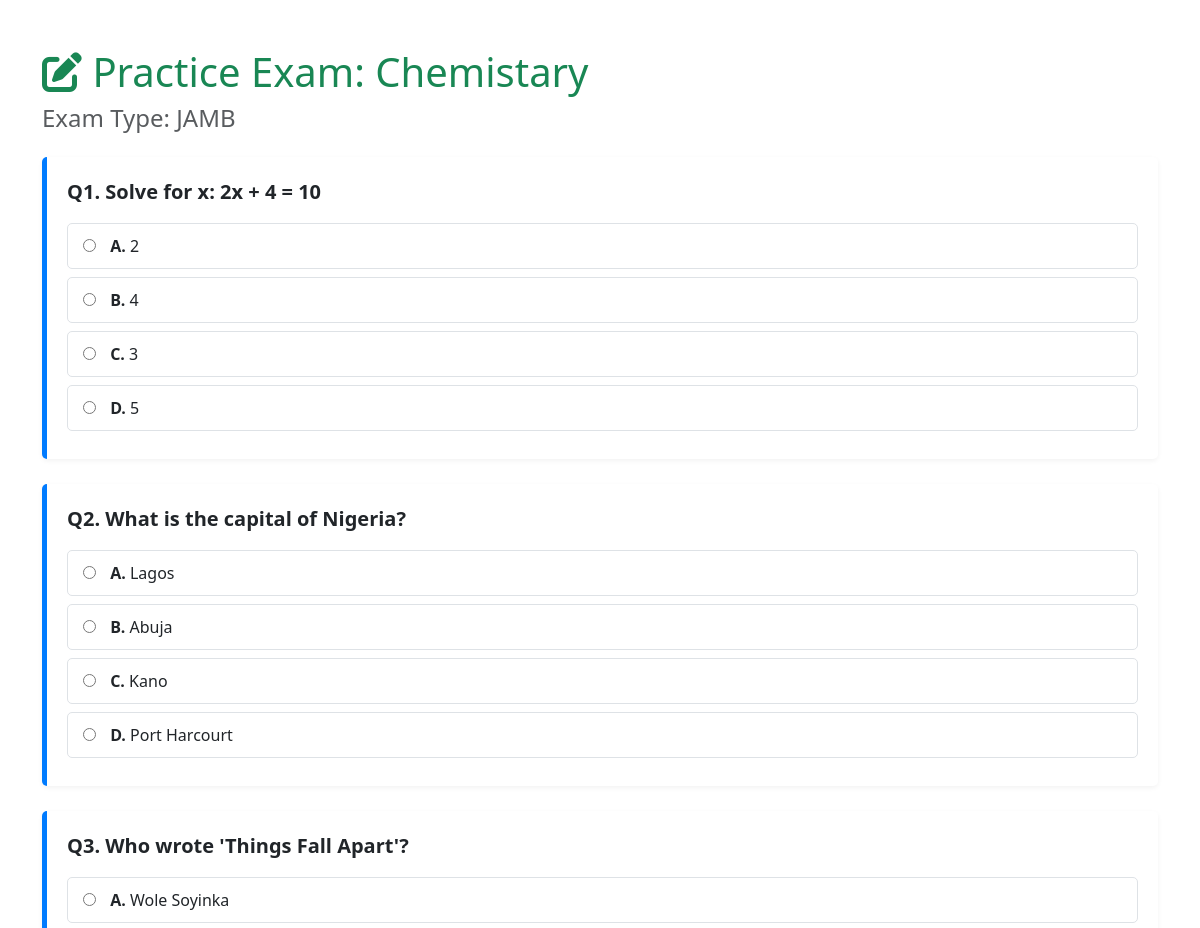
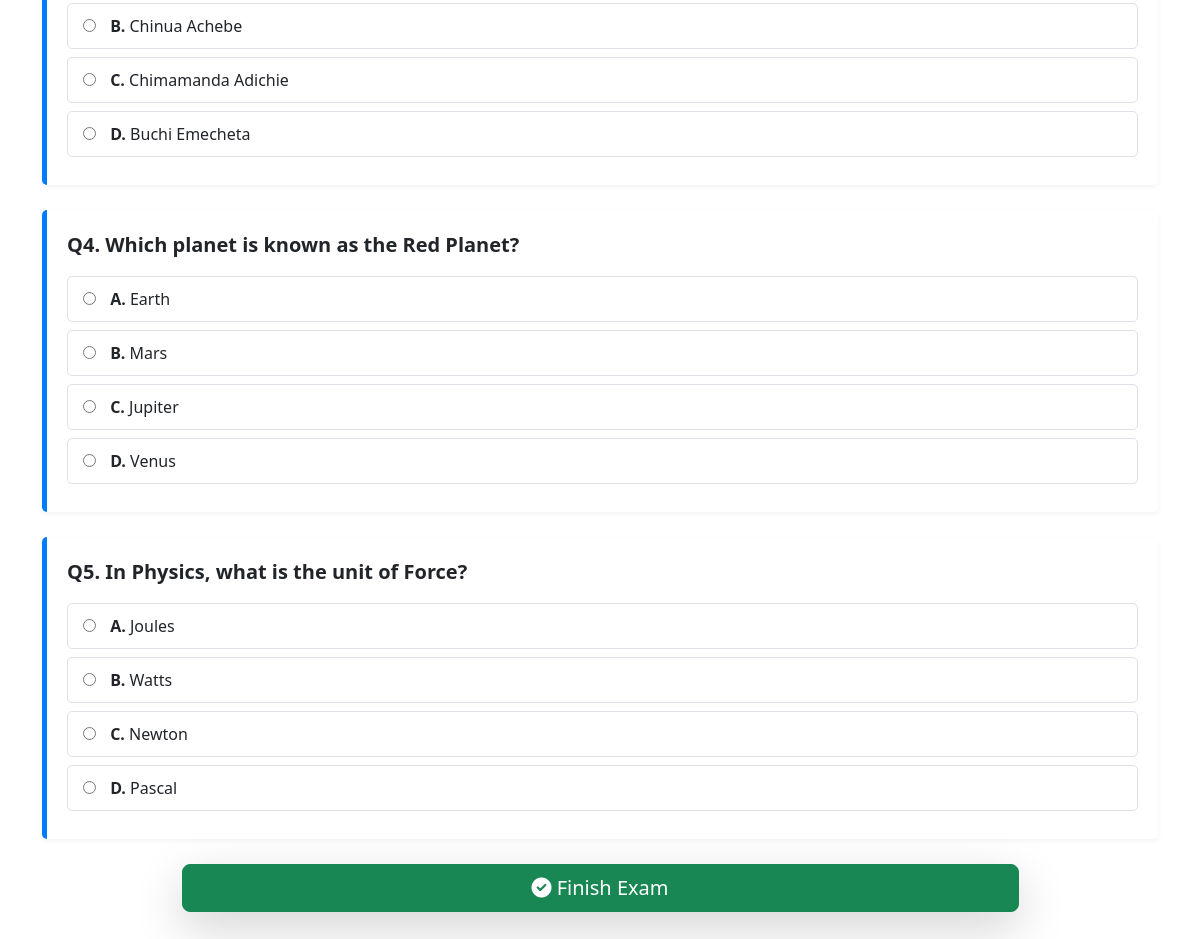
Page /take_exam/4 (signed in) on the committed database (2 pictures, top to bottom).
### exam_app/models.py (models this page shows)
class Subject(db.Model):
    id = db.Column(db.Integer, primary_key=True)
    name = db.Column(db.String(50), nullable=False)
    exam_id = db.Column(db.Integer, db.ForeignKey('exam.id'), nullable=False)
    questions = db.relationship('Question', backref='subject', lazy=True)
    __table_args__ = (db.UniqueConstraint('name', 'exam_id', name='_name_exam_uc'),)

class Exam(db.Model):
    id = db.Column(db.Integer, primary_key=True)
    name = db.Column(db.String(50), unique=True, nullable=False)
    description = db.Column(db.String(200))
    subjects = db.relationship('Subject', backref='exam', lazy=True)

class Question(db.Model):
    id = db.Column(db.Integer, primary_key=True)
    question_text = db.Column(db.Text, nullable=False)
    option_a = db.Column(db.String(500), nullable=False)
    option_b = db.Column(db.String(500), nullable=False)
    option_c = db.Column(db.String(500), nullable=False)
    option_d = db.Column(db.String(500), nullable=False)
    correct_answer = db.Column(db.String(1), nullable=False)
    subject_id = db.Column(db.Integer, db.ForeignKey('subject.id'), nullable=False)
    explanation = db.Column(db.Text)

### exam_app/routes/main.py (the view, shortened to what this page needs)
@bp.route('/take_exam/<int:subject_id>', methods=['GET', 'POST'])
def take_exam(subject_id):
    if not g.user: return redirect(url_for('auth.login'))
    subject = Subject.query.get_or_404(subject_id)
    questions = Question.query.filter_by(subject_id=subject_id).all()
    if not questions:
        flash(f"No questions for {subject.name}.", 'danger')
        return redirect(url_for('main.dashboard'))
    random.shuffle(questions)
    return render_template('take_exam.html', subject=subject, questions=questions)

### exam_app/utils.py (called while the page is built)
def before_request():
    g.user = None
    if 'username' in session:
        g.user = session['username']

### templates/take_exam.html (shortened to what this page needs)
<!DOCTYPE html>
<html lang="en">
<head>
    <link href="https://cdn.jsdelivr.net/npm/bootstrap@5.3.3/dist/css/bootstrap.min.css" rel="stylesheet">
    <link rel="stylesheet" href="https://cdnjs.cloudflare.com/ajax/libs/font-awesome/6.0.0-beta3/css/all.min.css">
</head>
<body>
    <div class="container mt-5">
        <h1 class="text-success"><i class="fas fa-edit"></i> Practice Exam: {{ subject.name }}</h1>
        <h4 class="text-muted mb-4">Exam Type: {{ subject.exam.name }}</h4>
        <form method="POST">
            {% for question in questions %}
                <div class="question-block">
                    <p class="fw-bold fs-5 mb-3">Q{{ loop.index }}. {{ question.question_text }}</p>
                    <div>
                        <label class="option-label">
                            <input type="radio" name="q_{{ question.id }}" value="A" required>
                            <span class="fw-bold">A.</span> {{ question.option_a }}
                        </label>
                        <label class="option-label">
                            <input type="radio" name="q_{{ question.id }}" value="B">
                            <span class="fw-bold">B.</span> {{ question.option_b }}
                        </label>
                        <label class="option-label">
                            <input type="radio" name="q_{{ question.id }}" value="C">
                            <span class="fw-bold">C.</span> {{ question.option_c }}
                        </label>
                        <label class="option-label">
                            <input type="radio" name="q_{{ question.id }}" value="D">
                            <span class="fw-bold">D.</span> {{ question.option_d }}
                        </label>
                    </div>
                </div>
            {% endfor %}
            <div class="text-center submit-btn-fixed">
                <button type="submit" class="btn btn-success btn-lg shadow-lg w-75">
                    <i class="fas fa-check-circle"></i> Finish Exam
                </button>
            </div>
        </form>
    </div>
</body>
</html>

### templates/take_exam.html (style rules this page uses)
.question-block { padding: 20px; margin-bottom: 25px; border-left: 5px solid #007bff; border-radius: 5px; box-shadow: 0 2px 5px rgba(0, 0, 0, 0.05); background-color: #ffffff; }
.option-label { display: block; padding: 10px 15px; border: 1px solid #dee2e6; border-radius: 5px; margin-bottom: 8px; transition: all 0.2s; cursor: pointer; }
.option-label input[type="radio"] { margin-right: 10px; }
.submit-btn-fixed { position: sticky; bottom: 20px; z-index: 100; }

### rows in the picture
Subject: name "Chemistary"
Exam: exam.name "JAMB"
Question: question_text "Solve for x: 2x + 4 = 10", option_a "2", option_b "4", option_c "3", option_d "5"
Question: question_text "What is the capital of Nigeria?", option_a "Lagos", option_b "Abuja", option_c "Kano", option_d "Port Harcourt"
Question: question_text "Who wrote 'Things Fall Apart'?", option_a "Wole Soyinka", option_b "Chinua Achebe", option_c "Chimamanda Adichie", option_d "Buchi Emecheta"
Question: question_text "Which planet is known as the Red Planet?", option_a "Earth", option_b "Mars", option_c "Jupiter", option_d "Venus"
Question: question_text "In Physics, what is the unit of Force?", option_a "Joules", option_b "Watts", option_c "Newton", option_d "Pascal"
